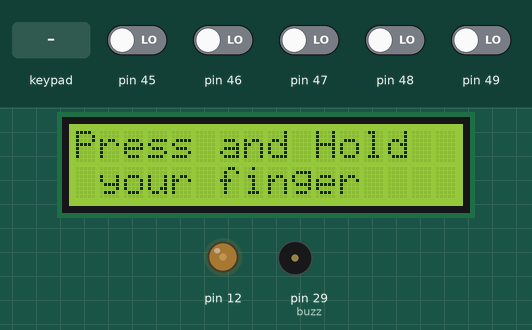
Simulated run of this sketch. Board: Arduino Mega 2560, built with avr-gcc and run on an emulated ATmega2560. Parts: 16×2 character LCD, output pins drawn as LEDs (lit = HIGH), buzzer (waves = sounding, pin HIGH). The test bench sets the inputs (shaded band); at power-on: pin 45–49 LOW. EEPROM starts erased.

Above: at 1.4 s.
1.5 s: key '*' pressed
At 2.8 s:
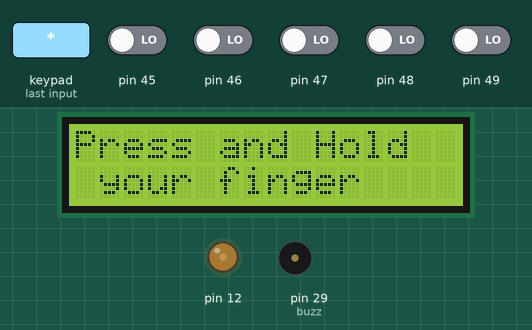
3.1 s: keypad keys 3 4 3 3 3 2 3 1 pressed 0.4 s apart
At 3.21 s:
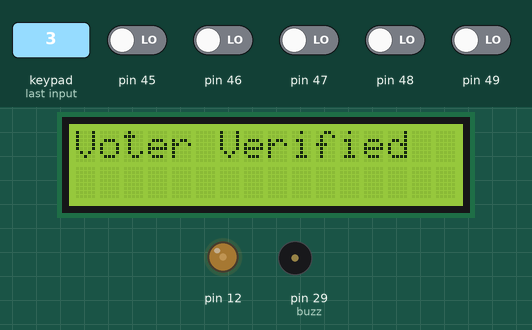
At 4.8 s:
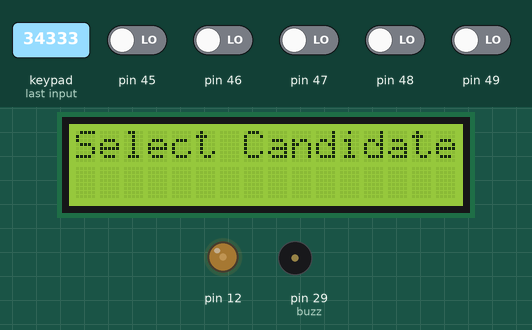
Timing chart, 0 to 6.3 s (numbered marks = the images above; inputs shaded):
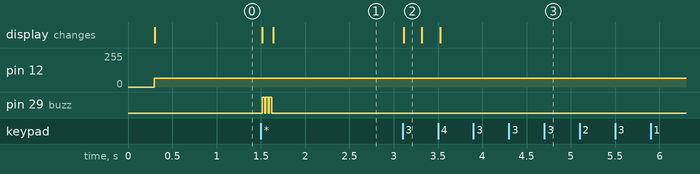

Measured:
- after the input at 1.5 s, pin 29 (buzz): alternates HIGH for 0.03 s and LOW for 0.01 s, 6 changes in all, then stays LOW, starting at once; the display: first changes at once (image 1 shows a later state)
- after the input at 3.1 s, the display: changes at once (image 2)

The sketch:

EVM_Team-PROTONICS.ino
```cpp
#include <LiquidCrystal.h>
#include <EEPROM.h>
#include <Keypad.h>

const byte ROWS = 4;
const byte COLS = 3;

char keys[ROWS][COLS] = {
  {'1','2','3'},
  {'4','5','6'},
  {'7','8','9'},
  {'*','0','#'}
};
byte rowPins[ROWS] = {34, 33, 32, 31};
byte colPins[COLS] = {37, 36, 35};

Keypad keyp = Keypad( makeKeymap(keys), rowPins, colPins, ROWS, COLS );


// O_RDWR

const int rs = 22, en = 23, d4 = 24, d5 = 25, d6 = 26, d7 = 27;
LiquidCrystal lcd(rs, en, d4, d5, d6, d7);
int verified = -1;

int buzz = 29;

struct voter{
  int finger;
  int voter_id;
  bool b;
};

struct candidate{
  int candidate_number;
  int votes;
};


void initialise_memory(){
  int address = 0;
  for(int i=1;i<=10;i++){
    voter v;
    v.finger = i;
    v.voter_id = (i*100)+7;
    v.b = 0;
    EEPROM.put(address,v);
    address+=sizeof(voter);
  }
  for(int i=1;i<=5;i++){
    candidate c;
    c.candidate_number = i;
    c.votes = 0;
    EEPROM.put(address,c);
    address+=sizeof(candidate);
  }
}


// lcd interface functions
void setup_lcd(int voter_id){
  lcd.clear();
  lcd.setCursor(0,0);
  lcd.print("Voter Verified");
  delay(200);
  lcd.clear();
  lcd.setCursor(3,0);
  lcd.print("Welcome");
  lcd.setCursor(0,1);
  lcd.print("voter_id: "+ String(voter_id));
  delay(200);
  lcd.clear();
  lcd.setCursor(0,0);
  lcd.print("Select Candidate");
}


// sd card and fingerprint interface functions

int get_fingerprint(){
   char key = keyp.getKey();
   switch(key){
      case '1':
        return 1;
      case '2':
        return 2;
      case '3':
        return 3;
      case '4':
        return 4;
      case '5':
        return 5;
      case '6':
        return 6;
      case '7':
        return 7;
      case '8':
        return 8;
      case '9':
        return 9;
      case '#':
        return 20;
      case '*':
        return 30;
      default:
        return 0;
   }
  }


int check_identity(int finger_print){
    int address = 0;
    for(int i=1;i<=10;i++){
        voter v;
        EEPROM.get(address,v);
        if(v.finger == finger_print && v.b ==0){
          v.b = 1;
          EEPROM.put(address,v);
          return v.voter_id;
        }
        address+=sizeof(voter);
    }
    return -1;
}


void update_memory(int candidate_number){
  int address = 0;
  for(int i=0;i<10;i++){
    address+= sizeof(voter);
  }
  for(int i=0;i<5;i++){
    candidate c;
    EEPROM.get(address,c);
    if(c.candidate_number == candidate_number){
      c.votes+=1;
      EEPROM.put(address,c);
    }
    address+=sizeof(candidate);

}

}


// ballot interface functions

int fetch(){
   int pin;
   int num = 0;
   while(num!=1){
   num = 0;
   for(int i=45;i<=49;i++){
     int c = digitalRead(i);
     if(c==1){
        num+=1;
        pin = i;
     }
   }
   }
     lcd.clear();
     lcd.setCursor(0,0);
     lcd.print("Hold for: ");
     for(int i=0;i<10;i++){

        lcd.setCursor(11,0);
        lcd.print(String(10-i-1));
        delay(50);

       if(digitalRead(pin) != HIGH){
         lcd.clear();
         lcd.setCursor(0,0);
         lcd.print("Hold for 10s");
         delay(100);
         lcd.clear();
         lcd.setCursor(0,0);
         lcd.print("Press again");
         delay(100);
         pin = 44;
         break;
       }
     }
     return (pin-44);
}

// tally function
void count_votes(){
  int address = 0;
  for(int i=0;i<10;i++){
    address+= sizeof(voter);
  }
  for(int i=0;i<5;i++){
    candidate c;
    EEPROM.get(address,c);
    lcd.clear();
    lcd.setCursor(0,0);
    lcd.print("Candidate No:"+String(c.candidate_number));
    lcd.setCursor(0,1);
    lcd.print("No of Votes: "+String(c.votes));
    delay(200);
    address+= sizeof(candidate);

    }

  }


void setup() {

pinMode(45,INPUT);
pinMode(46,INPUT);
pinMode(47,INPUT);
pinMode(48,INPUT);
pinMode(49,INPUT);
pinMode(buzz,OUTPUT);
pinMode(12, OUTPUT);

lcd.begin(16, 2);
initialise_memory();

}


void loop() {

  analogWrite(12,64);

  int fingerprint_identity = 0;
    lcd.clear();
    lcd.setCursor(0,0);
    lcd.print("Press and Hold");
    lcd.setCursor(1,1);
    lcd.print("your finger");


  while(fingerprint_identity==0){
    fingerprint_identity = get_fingerprint();
  }

  lcd.clear();
  lcd.print("Lift Finger");

  if(fingerprint_identity == 20){
    count_votes();
  }
  else{
  verified = check_identity(fingerprint_identity);

if(verified == -1){
  lcd.clear();
  lcd.print("INVALID VOTER");
  digitalWrite(buzz,HIGH);
  delay(30);
  digitalWrite(buzz,LOW);
  delay(10);
  digitalWrite(buzz,HIGH);
  delay(30);
  digitalWrite(buzz,LOW);
  delay(10);
  digitalWrite(buzz,HIGH);
  delay(30);
  digitalWrite(buzz,LOW);
  delay(10);

}


if(verified!=-1){
  setup_lcd(verified);
  int candidate_number = 0;
    while(true){
    candidate_number = fetch();
    if(candidate_number!=0){
      break;
    }
    }
  update_memory(candidate_number);

  lcd.clear();
  lcd.setCursor(0,0);
  lcd.print("Vote Casted");
  digitalWrite(buzz,HIGH);
  delay(30);
  digitalWrite(buzz,LOW);
  lcd.clear();


}
  }

}
```
